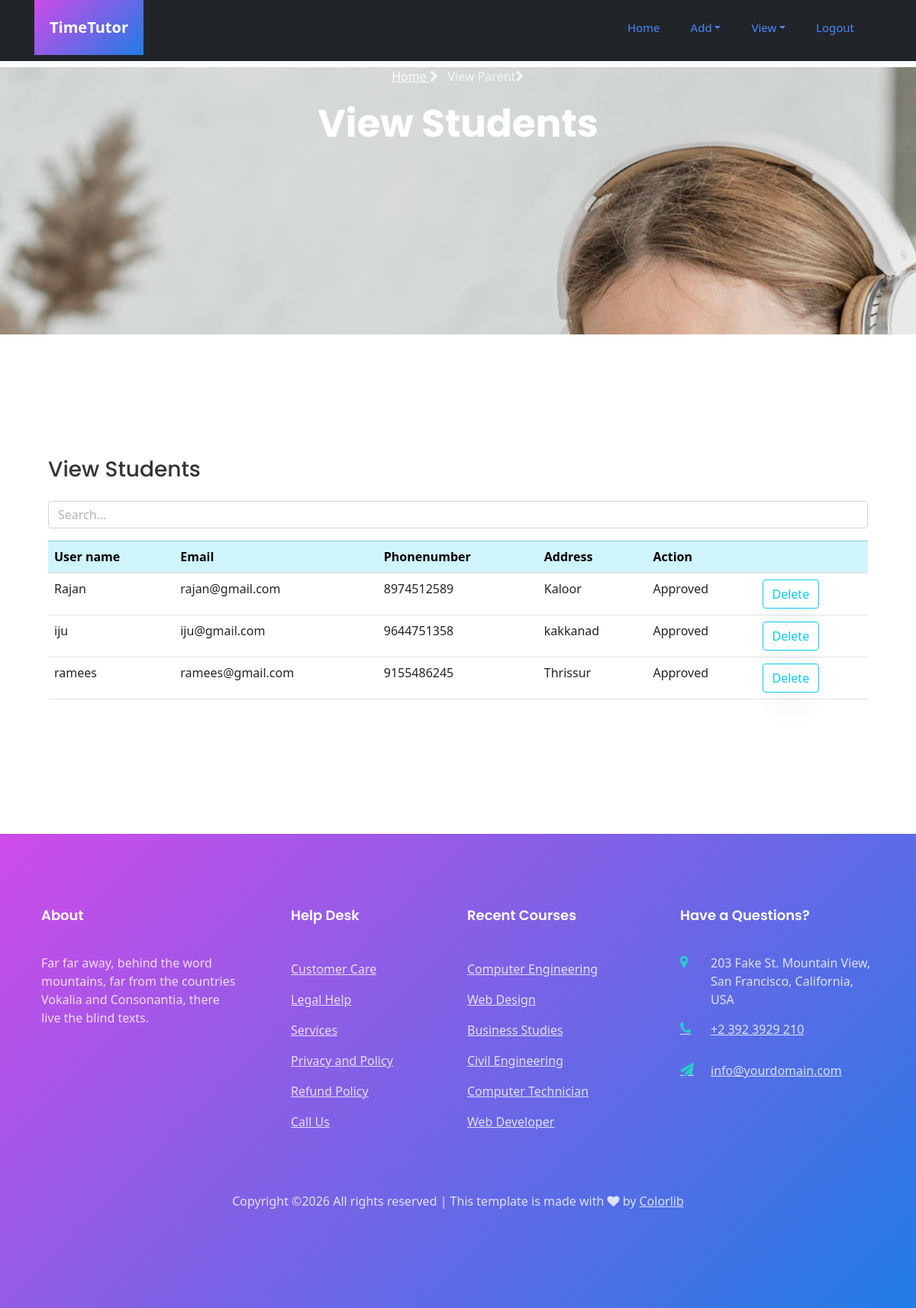
/viewparentad/, run on the app's committed database.
### app/models.py (models this page shows)
class Parent(models.Model):
    parent= models.ForeignKey(Login,on_delete=models.CASCADE,null=True)
    Username=models.CharField(max_length=20)
    Email=models.EmailField()
    Phonenumber=models.IntegerField()
    Password=models.CharField(max_length=20)
    Address=models.CharField(max_length=200)
    status=models.CharField(max_length=20,default='pending')

### app/views.py (the view)
# urls.py: path('viewparentad/',views.viewparent_ad),
def viewparent_ad(request):
    data=Parent.objects.all()
    return render(request,"Admin/viewparent_ad.html",{"data":data})

### templates/Admin/viewparent_ad.html (shortened to what this page needs)
{% extends 'Admin/common_ad.html' %}
{% load static %}
{% block content %}
	<section class="hero-wrap" style="background-image: url('../static/images/bg_2.jpg');height: 350px;">
		<div class="container">
			<div class="row no-gutters slider-text align-items-end justify-content-center">
				<div class="col-md-9 ftco-animate pb-5 text-center">
					<p class="breadcrumbs"><span class="mr-2"><a href="/adminhome">Home <i class="fa fa-chevron-right"></i></a></span> <span>View Parent<i class="fa fa-chevron-right"></i></span></p>
					<h1 class="mb-0 bread">View Students</h1>
				</div>
			</div>
		</div>
	</section>
	<link rel="stylesheet" href="https://cdn.jsdelivr.net/npm/bootstrap@5.2.3/dist/css/bootstrap.min.css"
>
<link rel="stylesheet" href="https://stackpath.bootstrapcdn.com/bootstrap/5.0.0/css/bootstrap.min.css">
	<section class="ftco-section">
							<div class="col-lg-12 col-md-7 order-md-last d-flex align-items-stretch">
								<div class="contact-wrap w-100 p-md-5 p-4">
									<h3 class="mb-4">View Students</h3>
									<input type="text" id="searchInput" class="form-control mb-3" placeholder="Search...">
									<table class="table table-hover" cellspacing="2" cellpadding="2">
                                        <thread>
                                          <tr class="table-info">
                                            <th scope="col">User name</th>
                                            <th scope="col">Email</th>
                                            <th scope="col">Phonenumber</th>
                                            <th scope="col">Address</th>
                                            <th colspan="2" scope="col">Action</th>
                                          </tr>
                                        </thread>
                                        <tbody id="tableBody">
										                      {% for i in data %}
                                          <tr id="row{{ forloop.counter }}">
                                            <td>{{i.Username}}</td>
                                            <td>{{i.Email}}</td>
                                            <td>{{i.Phonenumber}}</td>
                                            <td>{{i.Address}}</td>
                                            {% if i.parent.is_active == 0 %}
                                            <td><a href="\Approve_parent?id={{i.parent.id}}&status=1" class="btn btn-success">Approve</a>
                                                <a href="\Approve_parent?id={{i.parent.id}}&status=0" class="btn btn-danger">Reject</a>
                                            </td>
                                            {% else %}
                                            <td>Approved</td>
                                            <td><a href="/deleteparentad?id={{i.id}}"><button type="button" class="btn btn-outline-info">Delete</button></a></td>
                                            {% endif %}
                                          </tr>
                                          {% endfor %}
                                        </tbody>
                                      </table>
								</div>
							</div>
	</section>
	{% endblock %}

### data on the page
Parent: Username "Rajan", Email "rajan@gmail.com", Phonenumber "8974512589", Address "Kaloor"
Parent: Username "iju", Email "iju@gmail.com", Phonenumber "9644751358", Address "kakkanad"
Parent: Username "ramees", Email "ramees@gmail.com", Phonenumber "9155486245", Address "Thrissur"
